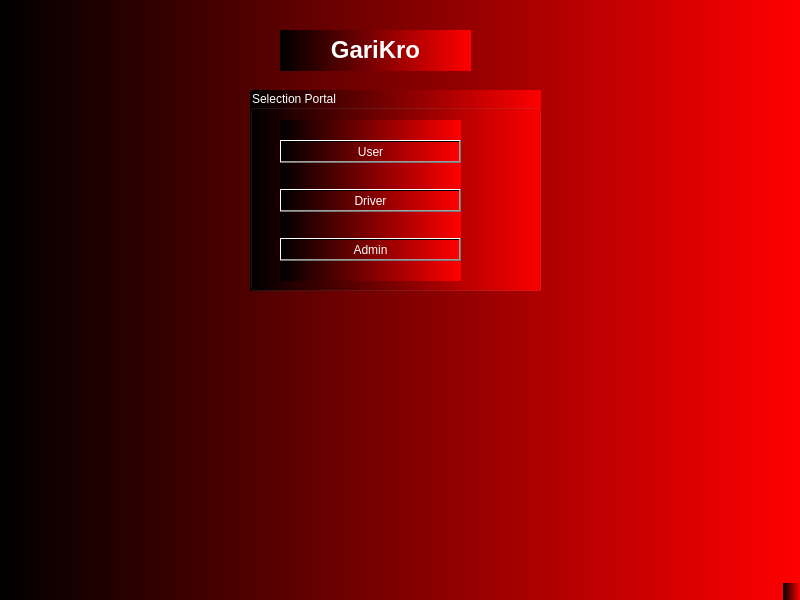
<?xml version="1.0" encoding="UTF-8"?>
<ui version="4.0">
 <class>MainWindow</class>
 <widget class="QMainWindow" name="MainWindow">
  <property name="geometry">
   <rect>
    <x>0</x>
    <y>0</y>
    <width>800</width>
    <height>600</height>
   </rect>
  </property>
  <property name="windowTitle">
   <string>MainWindow</string>
  </property>
  <property name="styleSheet">
   <string notr="true">font: 8pt &quot;MS Reference Sans Serif&quot;;
background-color: qlineargradient(spread:pad, x1:0, y1:0, x2:1, y2:0, stop:0 rgba(0, 0, 0), stop:1 rgba(255, 0, 0));
color: rgb(255, 255, 255);

</string>
  </property>
  <widget class="QWidget" name="centralwidget">
   <widget class="QGroupBox" name="groupBox">
    <property name="geometry">
     <rect>
      <x>250</x>
      <y>90</y>
      <width>291</width>
      <height>201</height>
     </rect>
    </property>
    <property name="whatsThis">
     <string>&lt;!DOCTYPE HTML PUBLIC &quot;-//W3C//DTD HTML 4.0//EN&quot; &quot;http://www.w3.org/TR/REC-html40/strict.dtd&quot;&gt;
&lt;html&gt;&lt;head&gt;&lt;meta name=&quot;qrichtext&quot; content=&quot;1&quot; /&gt;&lt;style type=&quot;text/css&quot;&gt;
p, li { white-space: pre-wrap; }
&lt;/style&gt;&lt;/head&gt;&lt;body style=&quot; font-family:'MS Reference Sans Serif'; font-size:12pt; font-weight:400; font-style:normal;&quot;&gt;
&lt;p style=&quot;-qt-paragraph-type:empty; margin-top:0px; margin-bottom:0px; margin-left:0px; margin-right:0px; -qt-block-indent:0; text-indent:0px;&quot;&gt;&lt;br /&gt;&lt;/p&gt;&lt;/body&gt;&lt;/html&gt;</string>
    </property>
    <property name="styleSheet">
     <string notr="true">font: 12pt &quot;MS Reference Sans Serif&quot;;
color: rgb(255, 255, 255);</string>
    </property>
    <property name="title">
     <string>Selection Portal</string>
    </property>
    <widget class="QWidget" name="layoutWidget">
     <property name="geometry">
      <rect>
       <x>30</x>
       <y>30</y>
       <width>181</width>
       <height>161</height>
      </rect>
     </property>
     <layout class="QVBoxLayout" name="verticalLayout">
      <item>
       <widget class="QPushButton" name="pushButton_User">
        <property name="styleSheet">
         <string notr="true"/>
        </property>
        <property name="text">
         <string>User</string>
        </property>
       </widget>
      </item>
      <item>
       <widget class="QPushButton" name="pushButton_Driver">
        <property name="styleSheet">
         <string notr="true"/>
        </property>
        <property name="text">
         <string>Driver</string>
        </property>
       </widget>
      </item>
      <item>
       <widget class="QPushButton" name="pushButton_Admin">
        <property name="styleSheet">
         <string notr="true"/>
        </property>
        <property name="text">
         <string>Admin</string>
        </property>
       </widget>
      </item>
     </layout>
    </widget>
   </widget>
   <widget class="QLabel" name="label">
    <property name="geometry">
     <rect>
      <x>280</x>
      <y>30</y>
      <width>191</width>
      <height>41</height>
     </rect>
    </property>
    <property name="styleSheet">
     <string notr="true"/>
    </property>
    <property name="text">
     <string>&lt;html&gt;&lt;head/&gt;&lt;body&gt;&lt;p align=&quot;center&quot;&gt;&lt;span style=&quot; font-size:18pt; font-weight:600;&quot;&gt;GariKro&lt;/span&gt;&lt;/p&gt;&lt;/body&gt;&lt;/html&gt;</string>
    </property>
   </widget>
  </widget>
  <widget class="QStatusBar" name="statusbar"/>
 </widget>
 <resources/>
 <connections/>
</ui>
